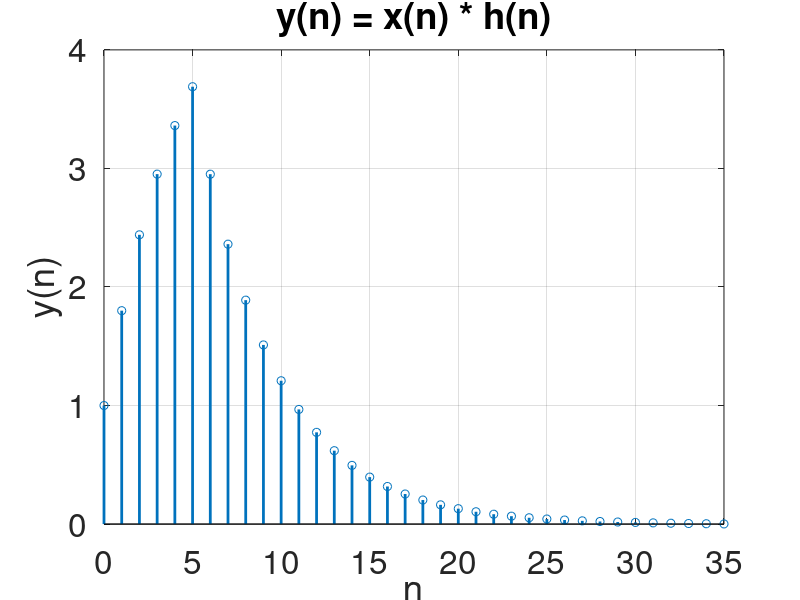

MATLAB code for this plot:
clear;
close all;
clc;


% ex07_05.m  |  例7.5 · 卷积和（conv＋filter 三法）  |  AI 生成，已校验，R2023b
% 定义 x(n) = u(n) - u(n-6)，有限长序列，n = 0 到 5
nx = 0:5;
x = ones(1, 6);          % 在 n=0~5 取值为 1，其余为 0

% 定义 h(n) = 0.8^n * u(n)，理论上无限长，这里截取前 31 项（n=0 到 30）进行计算
Nh = 30;
nh = 0:Nh;
h = 0.8.^nh;             % 已包含 u(n) 的作用

% 计算线性卷积和 y(n) = x(n) * h(n)
y = conv(x, h);

% 确定对应的序号向量 n
n = 0:(length(x) + length(h) - 2);

% 绘制离散序列 y(n)
figure;
stem(n, y, 'LineWidth', 2);
xlabel('n', 'FontSize', 24);
ylabel('y(n)', 'FontSize', 24);
title('y(n) = x(n) * h(n)', 'FontSize', 24);
set(gca, 'FontSize', 24);  % 坐标轴刻度字号
grid on;
